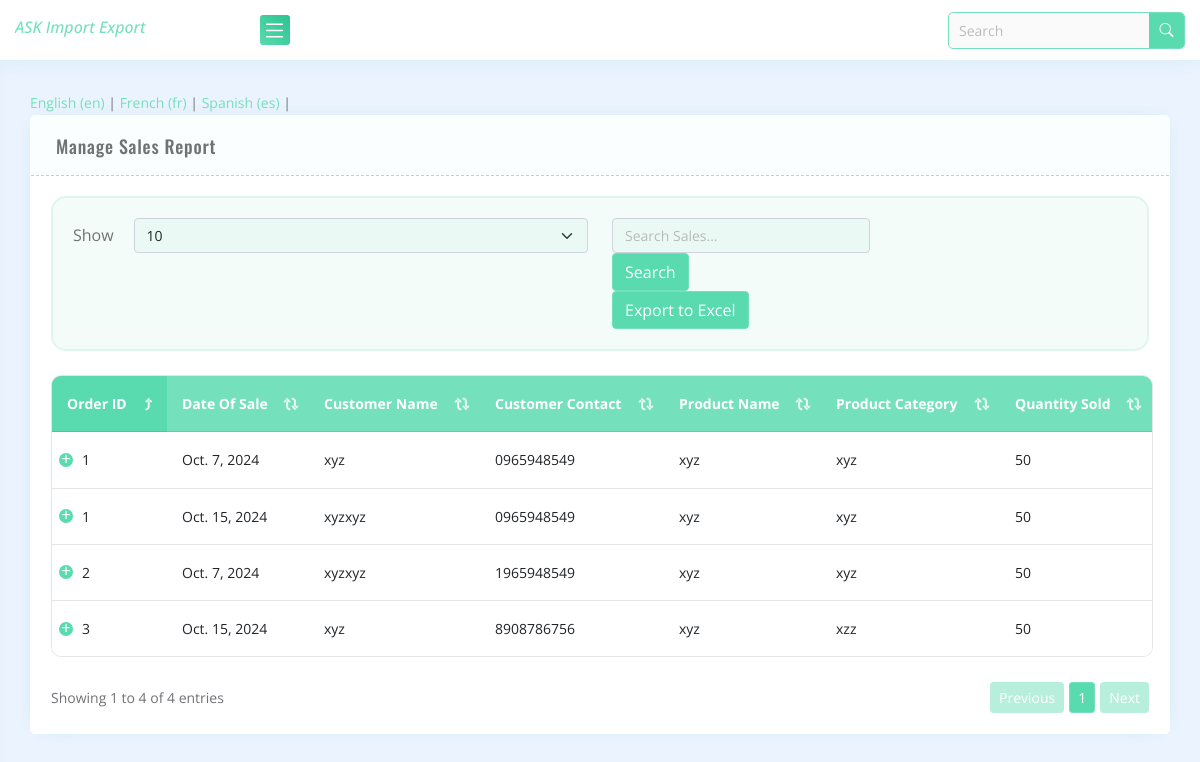
The page /manage_salesreport (signed in) on the database its author committed.
### erp_admin/models.py (models this page shows)
class salesreport(models.Model):
    user = models.ForeignKey(CustomUser, on_delete=models.CASCADE)
    orderid = models.CharField(max_length=100000)
    dateof_sale = models.DateField()
    customer_name = models.CharField(max_length=10000)
    customer_contact = models.CharField(max_length=10000)
    product_name = models.CharField(max_length=10000)
    product_category = models.CharField(max_length=10000,blank=True)
    quantity_sold = models.CharField(max_length=100000)
    payment_methods = [
        ('cash on delivery', 'Cash On Delivery'),
        ('online', 'Online'),
    ]
    payment_method = models.CharField(max_length=500,choices=payment_methods)
    unitprice = models.CharField(max_length=10000)
    total = models.IntegerField()
    status = models.CharField(max_length=10000,blank=True)

### erp_admin/views.py (the view)
# urls.py: path('manage_salesreport',manage_salesreport,name='manage_salesreport'),
@login_required(login_url='adminlogin')
def manage_salesreport(request):
    search_query = request.GET.get('search_query', '').strip()
    if not search_query:
        search_data = salesreport.objects.all()
    search_data = salesreport.objects.filter(
        Q(orderid__icontains=search_query) |
        Q(dateof_sale__icontains=search_query) |
        Q(customer_name__icontains=search_query)
    )
    if not search_data.exists():
        messages.error(request,"No Matching Reocrd")
        search_data = salesreport.objects.all()
    context = {
        "search_data":search_data,
        'search_query': search_query
    }
    return render(request,"sales_report_pages/manage_sales_reports.html",context)

### erp_admin/templates/sales_report_pages/manage_sales_reports.html (shortened to what this page needs)
{% extends "base.html" %}
{% load static %}
{% block content %}
        <div class="main-content">
            <div class="row">
                <div class="col-xl-12 col-lg-12">
                    <div class="panel mb-g">
                        <div class="panel-heading">
                            <h3>Manage Sales Report</h3>
                        </div>
                        <div class="panel-body">
                            <div class="ecommerce-table">
                                <div class="table-top-control mb-g">
                                    <div class="row g-lg-4 g-md-3 g-sm-2 g-3">
                                        <div class="col-sm-6 text-center" id="tableRowConut" ></div>
                                        <div class="col-sm-6">
                                            <div class="col-sm-6 g-0">
                                                <form action="{% url 'manage_salesreport' %}" method="GET" >
                                                    <input type="text" name="search_query" id="tableSearch" class="form-control" value="{{ search_query }}" placeholder="Search Sales...">
                                                    <button type="submit" class="btn btn-primary">Search</button>
                                                </form>
                                            </div>
                                           <div class="col-sm-6 g-0">
                                               <a href="{% url 'export_sales_to_excel' %}?search_query={{ search_query }}&export=1" class="btn btn-primary">Export to Excel</a>
                                           </div>
                                        </div>
                                    </div>
                                </div>
                                <table id="myTable" class="table data-table">
                                    <thead>
                                        <tr>
                                            <th scope="col">Order ID</th>
                                            <th scope="col">Date Of Sale</th>
                                            <th scope="col">Customer Name</th>
                                            <th scope="col">Customer Contact</th>
                                            <th scope="col">Product Name</th>
                                            <th scope="col">Product Category</th>
                                            <th scope="col">Quantity Sold</th>
                                        </tr>
                                    </thead>
                                    <tbody>
                                      {% for vsr in search_data %}
                                        <tr>
                                            <td>{{vsr.orderid}}</td>
                                            <td>{{vsr.dateof_sale}}</td>
                                            <td>{{vsr.customer_name}}</td>
                                            <td>{{vsr.customer_contact}}</td>
                                            <td>{{vsr.product_name}}</td>
                                            <td>{{vsr.product_category}}</td>
                                            <td>{{vsr.quantity_sold}}</td>
                                        </tr>
                                    {% endfor %}
                                    </tbody>
                                </table>
                                <div class="table-bottom-control"></div>
                            </div>
                        </div>
                    </div>
                </div>
            </div>
        </div>
{% endblock %}

### erp_admin/templates/base.html (style rules this page uses)
input::placeholder { opacity: 0.6!important; color: #939396!important; }

### rows shown on the page
salesreport: orderid "1", dateof_sale "Oct. 7, 2024", customer_name "xyz", customer_contact "0965948549", product_name "xyz", product_category "xyz", quantity_sold "50"
salesreport: orderid "2", dateof_sale "Oct. 7, 2024", customer_name "xyzxyz", customer_contact "1965948549", product_name "xyz", product_category "xyz", quantity_sold "50"
salesreport: orderid "3", dateof_sale "Oct. 15, 2024", customer_name "xyz", customer_contact "8908786756", product_name "xyz", product_category "xzz", quantity_sold "50"
salesreport: orderid "1", dateof_sale "Oct. 15, 2024", customer_name "xyzxyz", customer_contact "0965948549", product_name "xyz", product_category "xyz", quantity_sold "50"

### other values the page prints
{{ lang.1 }} "English" "French" "Spanish"
{{ lang.0 }} "en" "fr" "es"
